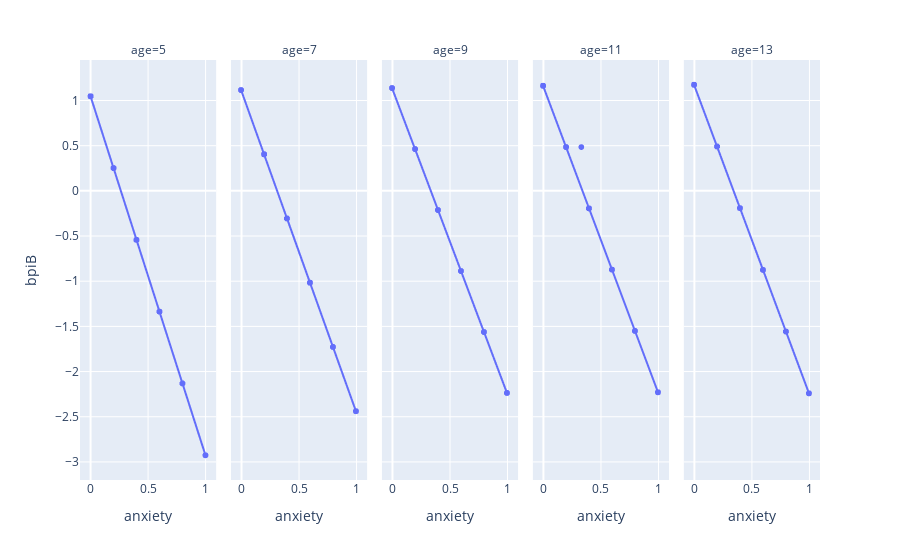

Here is the notebook cell this chart was saved with:
### Code cell
create_plot(merged_data)

### Figure 1 — Plotly figure (JSON) as saved in the notebook; plotly's stock layout.template omitted (floating-point values rounded to 4 significant figures; data arrays with more than 128 entries replaced by an {"elided": "..."} marker saying what was removed)
{"data": [{"hovertemplate": "age=5<br>anxiety=%{x}<br>bpiB=%{y}<extra></extra>", "legendgroup": "", "marker": {"color": "#636efa", "symbol": "circle"}, "mode": "markers", "name": "", "showlegend": false, "type": "scattergl", "x": {"elided": "2207 float values"}, "xaxis": "x", "y": {"elided": "2207 float values"}, "yaxis": "y"}, {"hovertemplate": "<b>OLS trendline</b><br>bpiB = -3.97338 * anxiety + 1.04714<br>R<sup>2</sup>=1.000000<br><br>age=5<br>anxiety=%{x}<br>bpiB=%{y} <b>(trend)</b><extra></extra>", "legendgroup": "", "marker": {"color": "#636efa", "symbol": "circle"}, "mode": "lines", "name": "", "showlegend": false, "type": "scattergl", "x": {"elided": "717 float values"}, "xaxis": "x", "y": {"elided": "717 float values"}, "yaxis": "y"}, {"hovertemplate": "age=7<br>anxiety=%{x}<br>bpiB=%{y}<extra></extra>", "legendgroup": "", "marker": {"color": "#636efa", "symbol": "circle"}, "mode": "markers", "name": "", "showlegend": false, "type": "scattergl", "x": {"elided": "2207 float values"}, "xaxis": "x2", "y": {"elided": "2207 float values"}, "yaxis": "y2"}, {"hovertemplate": "<b>OLS trendline</b><br>bpiB = -3.5552 * anxiety + 1.1164<br>R<sup>2</sup>=1.000000<br><br>age=7<br>anxiety=%{x}<br>bpiB=%{y} <b>(trend)</b><extra></extra>", "legendgroup": "", "marker": {"color": "#636efa", "symbol": "circle"}, "mode": "lines", "name": "", "showlegend": false, "type": "scattergl", "x": {"elided": "742 float values"}, "xaxis": "x2", "y": {"elided": "742 float values"}, "yaxis": "y2"}, {"hovertemplate": "age=9<br>anxiety=%{x}<br>bpiB=%{y}<extra></extra>", "legendgroup": "", "marker": {"color": "#636efa", "symbol": "circle"}, "mode": "markers", "name": "", "showlegend": false, "type": "scattergl", "x": {"elided": "2207 float values"}, "xaxis": "x3", "y": {"elided": "2207 float values"}, "yaxis": "y3"}, {"hovertemplate": "<b>OLS trendline</b><br>bpiB = -3.37471 * anxiety + 1.13776<br>R<sup>2</sup>=1.000000<br><br>age=9<br>anxiety=%{x}<br>bpiB=%{y} <b>(trend)</b><extra></extra>", "legendgroup": "", "marker": {"color": "#636efa", "symbol": "circle"}, "mode": "lines", "name": "", "showlegend": false, "type": "scattergl", "x": {"elided": "720 float values"}, "xaxis": "x3", "y": {"elided": "720 float values"}, "yaxis": "y3"}, {"hovertemplate": "age=11<br>anxiety=%{x}<br>bpiB=%{y}<extra></extra>", "legendgroup": "", "marker": {"color": "#636efa", "symbol": "circle"}, "mode": "markers", "name": "", "showlegend": false, "type": "scattergl", "x": {"elided": "2207 float values"}, "xaxis": "x4", "y": {"elided": "2207 float values"}, "yaxis": "y4"}, {"hovertemplate": "<b>OLS trendline</b><br>bpiB = -3.39208 * anxiety + 1.16373<br>R<sup>2</sup>=0.999718<br><br>age=11<br>anxiety=%{x}<br>bpiB=%{y} <b>(trend)</b><extra></extra>", "legendgroup": "", "marker": {"color": "#636efa", "symbol": "circle"}, "mode": "lines", "name": "", "showlegend": false, "type": "scattergl", "x": {"elided": "683 float values"}, "xaxis": "x4", "y": {"elided": "683 float values"}, "yaxis": "y4"}, {"hovertemplate": "age=13<br>anxiety=%{x}<br>bpiB=%{y}<extra></extra>", "legendgroup": "", "marker": {"color": "#636efa", "symbol": "circle"}, "mode": "markers", "name": "", "showlegend": false, "type": "scattergl", "x": {"elided": "2207 float values"}, "xaxis": "x5", "y": {"elided": "2207 float values"}, "yaxis": "y5"}, {"hovertemplate": "<b>OLS trendline</b><br>bpiB = -3.41502 * anxiety + 1.17443<br>R<sup>2</sup>=1.000000<br><br>age=13<br>anxiety=%{x}<br>bpiB=%{y} <b>(trend)</b><extra></extra>", "legendgroup": "", "marker": {"color": "#636efa", "symbol": "circle"}, "mode": "lines", "name": "", "showlegend": false, "type": "scattergl", "x": {"elided": "584 float values"}, "xaxis": "x5", "y": {"elided": "584 float values"}, "yaxis": "y5"}], "layout": {"annotations": [{"showarrow": false, "text": "age=5", "x": 0.092, "xanchor": "center", "xref": "paper", "y": 1, "yanchor": "bottom", "yref": "paper"}, {"showarrow": false, "text": "age=7", "x": 0.296, "xanchor": "center", "xref": "paper", "y": 1, "yanchor": "bottom", "yref": "paper"}, {"showarrow": false, "text": "age=9", "x": 0.5, "xanchor": "center", "xref": "paper", "y": 1, "yanchor": "bottom", "yref": "paper"}, {"showarrow": false, "text": "age=11", "x": 0.704, "xanchor": "center", "xref": "paper", "y": 1, "yanchor": "bottom", "yref": "paper"}, {"showarrow": false, "text": "age=13", "x": 0.908, "xanchor": "center", "xref": "paper", "y": 1, "yanchor": "bottom", "yref": "paper"}], "legend": {"tracegroupgap": 0}, "margin": {"t": 60}, "xaxis": {"anchor": "y", "domain": [0, 0.184], "title": {"text": "anxiety"}}, "xaxis2": {"anchor": "y2", "domain": [0.204, 0.388], "matches": "x", "title": {"text": "anxiety"}}, "xaxis3": {"anchor": "y3", "domain": [0.408, 0.592], "matches": "x", "title": {"text": "anxiety"}}, "xaxis4": {"anchor": "y4", "domain": [0.612, 0.796], "matches": "x", "title": {"text": "anxiety"}}, "xaxis5": {"anchor": "y5", "domain": [0.816, 1], "matches": "x", "title": {"text": "anxiety"}}, "yaxis": {"anchor": "x", "domain": [0, 1], "title": {"text": "bpiB"}}, "yaxis2": {"anchor": "x2", "domain": [0, 1], "matches": "y", "showticklabels": false}, "yaxis3": {"anchor": "x3", "domain": [0, 1], "matches": "y", "showticklabels": false}, "yaxis4": {"anchor": "x4", "domain": [0, 1], "matches": "y", "showticklabels": false}, "yaxis5": {"anchor": "x5", "domain": [0, 1], "matches": "y", "showticklabels": false}}}
